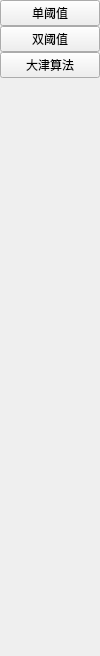
         <widget class="QWidget" name="page_2">
          <property name="geometry">
           <rect>
            <x>0</x>
            <y>0</y>
            <width>100</width>
            <height>656</height>
           </rect>
          </property>
          <attribute name="label">
           <string>灰度图二值化</string>
          </attribute>
          <layout class="QVBoxLayout" name="verticalLayout_2">
           <property name="spacing">
            <number>0</number>
           </property>
           <property name="leftMargin">
            <number>0</number>
           </property>
           <property name="topMargin">
            <number>0</number>
           </property>
           <property name="rightMargin">
            <number>0</number>
           </property>
           <property name="bottomMargin">
            <number>0</number>
           </property>
           <item>
            <widget class="QPushButton" name="pushButton_5">
             <property name="text">
              <string>单阈值</string>
             </property>
            </widget>
           </item>
           <item>
            <widget class="QPushButton" name="pushButton_6">
             <property name="text">
              <string>双阈值</string>
             </property>
            </widget>
           </item>
           <item>
            <widget class="QPushButton" name="pushButton_3">
             <property name="text">
              <string>大津算法</string>
             </property>
             <property name="checkable">
              <bool>false</bool>
             </property>
             <property name="checked">
              <bool>false</bool>
             </property>
            </widget>
           </item>
           <item>
            <spacer name="verticalSpacer">
             <property name="orientation">
              <enum>Qt::Vertical</enum>
             </property>
             <property name="sizeHint" stdset="0">
              <size>
               <width>20</width>
               <height>40</height>
              </size>
             </property>
            </spacer>
           </item>
          </layout>
         </widget>
